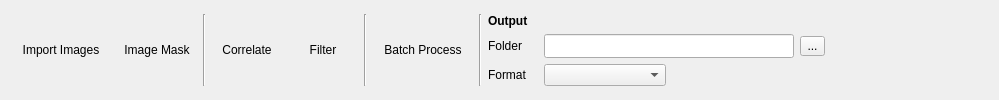
      <widget class="QWidget" name="startTab">
       <attribute name="title">
        <string>Doing PIV</string>
       </attribute>
       <layout class="QGridLayout" name="gridLayout_7">
        <item row="0" column="0">
         <widget class="QToolButton" name="importButton">
          <property name="sizePolicy">
           <sizepolicy hsizetype="Preferred" vsizetype="Preferred">
            <horstretch>0</horstretch>
            <verstretch>0</verstretch>
           </sizepolicy>
          </property>
          <property name="minimumSize">
           <size>
            <width>100</width>
            <height>60</height>
           </size>
          </property>
          <property name="maximumSize">
           <size>
            <width>100</width>
            <height>60</height>
           </size>
          </property>
          <property name="text">
           <string>Import Images</string>
          </property>
          <property name="icon">
           <iconset resource="../share/icons/icons.qrc">
            <normaloff>:/icons/import_image.png</normaloff>:/icons/import_image.png</iconset>
          </property>
          <property name="iconSize">
           <size>
            <width>25</width>
            <height>25</height>
           </size>
          </property>
          <property name="toolButtonStyle">
           <enum>Qt::ToolButtonTextUnderIcon</enum>
          </property>
          <property name="autoRaise">
           <bool>true</bool>
          </property>
         </widget>
        </item>
        <item row="0" column="1">
         <widget class="QToolButton" name="maskButton">
          <property name="sizePolicy">
           <sizepolicy hsizetype="Preferred" vsizetype="Preferred">
            <horstretch>0</horstretch>
            <verstretch>0</verstretch>
           </sizepolicy>
          </property>
          <property name="minimumSize">
           <size>
            <width>80</width>
            <height>60</height>
           </size>
          </property>
          <property name="maximumSize">
           <size>
            <width>80</width>
            <height>60</height>
           </size>
          </property>
          <property name="text">
           <string>Image Mask</string>
          </property>
          <property name="icon">
           <iconset resource="../share/icons/icons.qrc">
            <normaloff>:/icons/image_mask.png</normaloff>:/icons/image_mask.png</iconset>
          </property>
          <property name="iconSize">
           <size>
            <width>25</width>
            <height>25</height>
           </size>
          </property>
          <property name="toolButtonStyle">
           <enum>Qt::ToolButtonTextUnderIcon</enum>
          </property>
          <property name="autoRaise">
           <bool>true</bool>
          </property>
         </widget>
        </item>
        <item row="0" column="2">
         <widget class="Line" name="line">
          <property name="orientation">
           <enum>Qt::Vertical</enum>
          </property>
         </widget>
        </item>
        <item row="0" column="3">
         <widget class="QToolButton" name="correlateButton">
          <property name="sizePolicy">
           <sizepolicy hsizetype="Preferred" vsizetype="Preferred">
            <horstretch>0</horstretch>
            <verstretch>0</verstretch>
           </sizepolicy>
          </property>
          <property name="minimumSize">
           <size>
            <width>70</width>
            <height>60</height>
           </size>
          </property>
          <property name="maximumSize">
           <size>
            <width>70</width>
            <height>60</height>
           </size>
          </property>
          <property name="text">
           <string>Correlate</string>
          </property>
          <property name="icon">
           <iconset resource="../share/icons/icons.qrc">
            <normaloff>:/icons/correlate.png</normaloff>:/icons/correlate.png</iconset>
          </property>
          <property name="iconSize">
           <size>
            <width>28</width>
            <height>28</height>
           </size>
          </property>
          <property name="toolButtonStyle">
           <enum>Qt::ToolButtonTextUnderIcon</enum>
          </property>
          <property name="autoRaise">
           <bool>true</bool>
          </property>
         </widget>
        </item>
        <item row="0" column="4">
         <widget class="QToolButton" name="filterButton">
          <property name="sizePolicy">
           <sizepolicy hsizetype="Preferred" vsizetype="Preferred">
            <horstretch>0</horstretch>
            <verstretch>0</verstretch>
           </sizepolicy>
          </property>
          <property name="minimumSize">
           <size>
            <width>70</width>
            <height>60</height>
           </size>
          </property>
          <property name="maximumSize">
           <size>
            <width>70</width>
            <height>60</height>
           </size>
          </property>
          <property name="text">
           <string>Filter</string>
          </property>
          <property name="icon">
           <iconset resource="../share/icons/icons.qrc">
            <normaloff>:/icons/filter.png</normaloff>:/icons/filter.png</iconset>
          </property>
          <property name="iconSize">
           <size>
            <width>25</width>
            <height>25</height>
           </size>
          </property>
          <property name="toolButtonStyle">
           <enum>Qt::ToolButtonTextUnderIcon</enum>
          </property>
          <property name="autoRaise">
           <bool>true</bool>
          </property>
         </widget>
        </item>
        <item row="0" column="5">
         <widget class="Line" name="line_2">
          <property name="orientation">
           <enum>Qt::Vertical</enum>
          </property>
         </widget>
        </item>
        <item row="0" column="6">
         <widget class="QToolButton" name="batchButton">
          <property name="sizePolicy">
           <sizepolicy hsizetype="Preferred" vsizetype="Preferred">
            <horstretch>0</horstretch>
            <verstretch>0</verstretch>
           </sizepolicy>
          </property>
          <property name="minimumSize">
           <size>
            <width>100</width>
            <height>60</height>
           </size>
          </property>
          <property name="maximumSize">
           <size>
            <width>78</width>
            <height>60</height>
           </size>
          </property>
          <property name="text">
           <string>Batch Process</string>
          </property>
          <property name="icon">
           <iconset resource="../share/icons/icons.qrc">
            <normaloff>:/icons/kcmsystem.png</normaloff>:/icons/kcmsystem.png</iconset>
          </property>
          <property name="iconSize">
           <size>
            <width>28</width>
            <height>28</height>
           </size>
          </property>
          <property name="toolButtonStyle">
           <enum>Qt::ToolButtonTextUnderIcon</enum>
          </property>
          <property name="autoRaise">
           <bool>true</bool>
          </property>
         </widget>
        </item>
        <item row="0" column="7">
         <widget class="Line" name="line_14">
          <property name="orientation">
           <enum>Qt::Vertical</enum>
          </property>
         </widget>
        </item>
        <item row="0" column="8">
         <layout class="QGridLayout" name="gridLayout_6">
          <item row="0" column="0">
           <widget class="QLabel" name="label_34">
            <property name="maximumSize">
             <size>
              <width>16777215</width>
              <height>20</height>
             </size>
            </property>
            <property name="font">
             <font>
              <weight>75</weight>
              <bold>true</bold>
             </font>
            </property>
            <property name="text">
             <string>Output </string>
            </property>
           </widget>
          </item>
          <item row="1" column="0">
           <widget class="QLabel" name="label_35">
            <property name="text">
             <string>Folder</string>
            </property>
           </widget>
          </item>
          <item row="1" column="1" colspan="2">
           <widget class="QLineEdit" name="outputFolderEdit">
            <property name="minimumSize">
             <size>
              <width>250</width>
              <height>24</height>
             </size>
            </property>
           </widget>
          </item>
          <item row="1" column="3">
           <widget class="QToolButton" name="outputFolderButton">
            <property name="minimumSize">
             <size>
              <width>25</width>
              <height>20</height>
             </size>
            </property>
            <property name="maximumSize">
             <size>
              <width>25</width>
              <height>20</height>
             </size>
            </property>
            <property name="text">
             <string>...</string>
            </property>
           </widget>
          </item>
          <item row="2" column="0">
           <widget class="QLabel" name="label_36">
            <property name="minimumSize">
             <size>
              <width>50</width>
              <height>20</height>
             </size>
            </property>
            <property name="text">
             <string>Format</string>
            </property>
           </widget>
          </item>
          <item row="2" column="1">
           <widget class="QComboBox" name="outputFormatCombo">
            <property name="minimumSize">
             <size>
              <width>100</width>
              <height>20</height>
             </size>
            </property>
           </widget>
          </item>
          <item row="2" column="2" colspan="2">
           <spacer name="horizontalSpacer_6">
            <property name="orientation">
             <enum>Qt::Horizontal</enum>
            </property>
            <property name="sizeHint" stdset="0">
             <size>
              <width>40</width>
              <height>20</height>
             </size>
            </property>
           </spacer>
          </item>
         </layout>
        </item>
        <item row="0" column="9">
         <spacer name="horizontalSpacer">
          <property name="orientation">
           <enum>Qt::Horizontal</enum>
          </property>
          <property name="sizeHint" stdset="0">
           <size>
            <width>163</width>
            <height>20</height>
           </size>
          </property>
         </spacer>
        </item>
       </layout>
      </widget>
